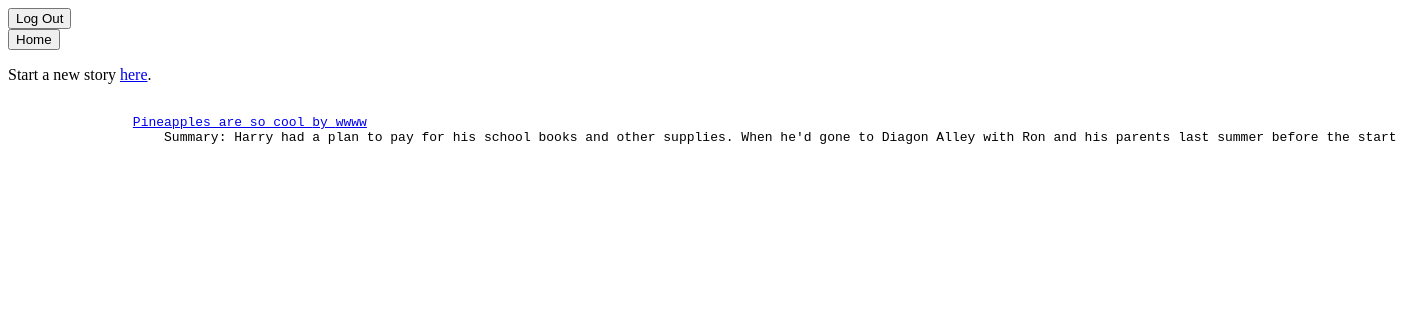
The app's page /stories, older data.
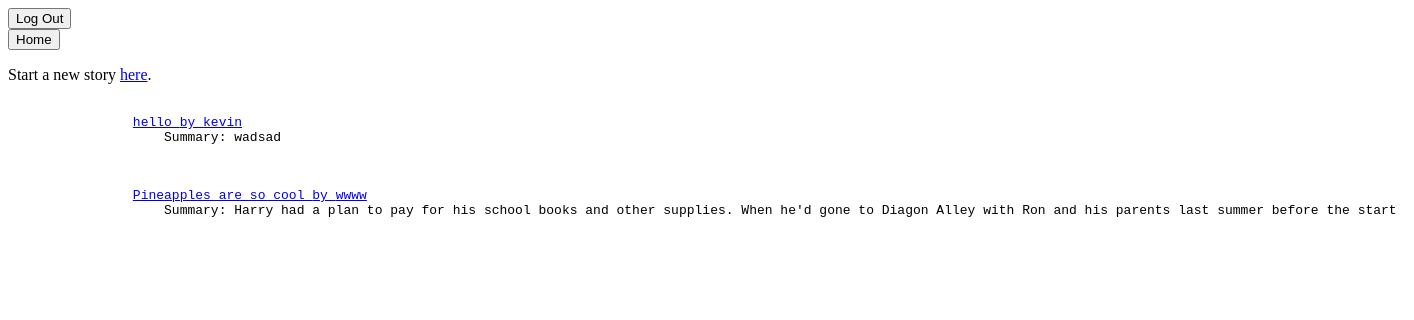
The same page, newer data.
### tables this page shows
CREATE TABLE stories (
                    storyID     INTEGER PRIMARY KEY,
                    title       TEXT,
                    summary     TEXT,
                    usrID       INTEGER
                );

CREATE TABLE users (
                    id           INTEGER PRIMARY KEY,
                    username     TEXT,
                    password     TEXT
                );

### __init__.py (the view)
@app.route("/stories")
def stories():
    return render_template("archive.html", all_stories = Story.get_all_stories())

### cheats.py (called while the page is built)
def execute(command):
    with sqlite3.connect(DB_FILE) as db:
            c = db.cursor()
            result = c.execute(command)
            db.commit()
    return result

### story.py (called while the page is built)
    def get_all_stories():
        data = execute('SELECT storyID FROM `stories` ORDER BY storyID DESC').fetchall()
        all_stories = list()
        for d in data:
            all_stories.append(Story(d[0]))
        return all_stories

### templates/archive.html (shortened to what this page needs)
<!DOCTYPE html>
<html>
    <head>
    </head>
    <body>
        <div class = "header">
            <div class = "logoutbutton">
                <form action="{{ url_for('logout')}}">
                    <input type="submit", name = "logout", value = "Log Out">
                </form>
                <form action="{{ url_for('index')}}">
                    <input type="submit", name = "logout", value = "Home">
                </form>
            </div>
        </div>
        {% block content %}
            <p>Start a new story <a href="{{ url_for('newStory') }}">here</a>.</p>
            {% for story in all_stories %}
                <pre>
                <a href="{{ url_for('showStory', id=story.id) }}">{{ story.title }} by {{ story.authors.username }}</a>
                    Summary: {{story.summary}}
                </pre>
            {%  endfor %}
        {% endblock content %}
    </body>
</html>

Row changes from the older to the newer data that the page shows:
added stories: title "hello", authors.username "kevin", summary "wadsad"
